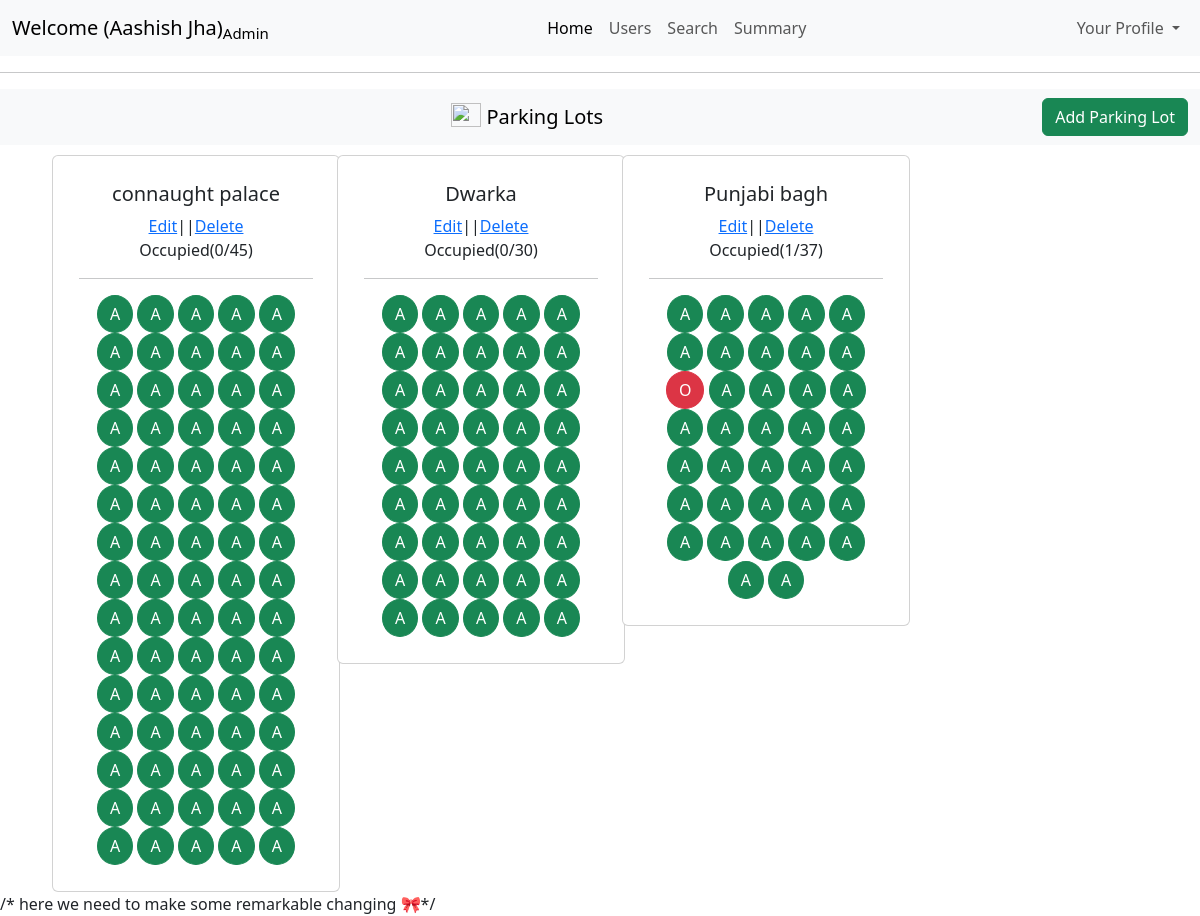
The app's page /admin/dashboard (signed in) with its own data.
### models/models.py (models this page shows)
class ParkingLot(db.Model):
    id=db.Column(db.Integer(),primary_key=True)
    location_name = db.Column(db.String(250),nullable=False)
    pincode=db.Column(db.Integer(),nullable=False)
    price=db.Column(db.Integer(),nullable=False)
    max_spots=db.Column(db.Integer(),nullable=False)
    address=db.Column(db.String(250),nullable=False)
    occupied=db.Column(db.Integer(),default=0)

class ParkingSpot(db.Model):
    id=db.Column(db.Integer(),primary_key=True)
    lotid=db.Column(db.Integer(),nullable=False)
    status = db.Column(db.String(5),default="A")
    veichleNumber=db.Column(db.String(50),nullable=True)

### controllers/controllers.py (the view)
@controllers.route("/admin/dashboard", methods=['GET','POST'])
def admindashboard():
    status = session.get("status")
    if status is not None and int(status) > 0:
        parkingspot=ParkingSpot.query.all()
        lotandspotstructure={}
        for spot in parkingspot:
            if spot.lotid not in lotandspotstructure:
                lotandspotstructure[spot.lotid]=[]
            lotandspotstructure[spot.lotid].append(spot)
        distinctlotids=list(lotandspotstructure.keys())
        lots=ParkingLot.query.filter(ParkingLot.id.in_(distinctlotids)).all()
        thefinalcards=[]
        for lot in lots:
            thefinalcards.append(
                {
                    'lot': lot,
                    'spots': lotandspotstructure[lot.id]
                }
            )
        print("ram")
        return render_template("admindashboard.html",fullname=session["fullname"]
                            ,status=session["status"],
                            role=session["role"],thefinalcards=thefinalcards)
    else:
        return redirect("/login")

### templates/adminDashboard.html (shortened to what this page needs)
<!DOCTYPE html>
<html lang="en">
<head>
    <link href="https://cdn.jsdelivr.net/npm/bootstrap@5.3.7/dist/css/bootstrap.min.css" rel="stylesheet">
</head>
<body>
    <nav class="navbar navbar-expand-lg bg-body-tertiary">
  <div class="container-fluid">
    <a class="navbar-brand " href="#">Welcome ({{session['fullname']}})<sub>Admin</sub></a>
    <div class="collapse navbar-collapse" id="navbarNavDropdown">
      <ul class="navbar-nav ms-auto">
        <li class="nav-item">
          <a class="nav-link active" aria-current="page" href="#">Home</a>
        </li>
        <li class="nav-item">
          <a class="nav-link" href="/admin/dashboard/users">Users</a>
        </li>
        <li class="nav-item">
          <a class="nav-link" href="/admin/dashboard/search">Search</a>
        </li>
        <li class="nav-item">
          <a class="nav-link" href="/admin/dashboard/summary">Summary</a>
        </li>
    </ul>
    <ul class="navbar-nav ms-auto">
        <li class="nav-item dropdown">
          <a class="nav-link dropdown-toggle" href="#" role="button" data-bs-toggle="dropdown" aria-expanded="false">
            Your Profile
          </a>
        </li>
      </ul>
    </div>
  </div>
</nav>
<hr>
<nav class="navbar bg-body-tertiary">
  <div class="container-fluid text-center">
    <a class="navbar-brand mx-auto " href="#">
      <img src="https://images.pexels.com/photos/164634/pexels-photo-164634.jpeg?_gl=1*1rfblvq*_ga*MTY5NDc0NzA3NC4xNzUzMjk4NzE5*_ga_8JE65Q40S6*czE3NTMyOTg3MTgkbzEkZzEkdDE3NTMyOTg3MjMkajU1JGwwJGgw" width="30" height="24" class="d-inline-block align-text-top" style="align-content: center;">
      Parking Lots
    </a>
<a href="/admin/dashboard/addparkinglot" class="btn btn-success">
  Add Parking Lot
</a>  </div>
</nav>
<div class="container">
    <div class="row">
      {% for thecard in thefinalcards %}
      {%set lot = thecard.lot %}
      {%set spots = thecard.spots %}
        <div class="col-md-3 col-sm-6">
        <div class="card " style="width: 18rem;  margin-left: 10px; margin-top: 10px;">
        <div class="card-body text-center" style="margin:10px">
        <h5 class="card-title">{{lot.location_name}}</h5>
        <span style="align-content: center;"><a href="/admin/dashboard/editlot/{{ lot.id }}">Edit</a>||<a href="/admin/dashboard/deletelot/{{ lot.id }}">Delete</a></span>
        <p>Occupied({{lot.occupied}}/{{lot.max_spots}})</p>
        <hr>
     {% for spot in spots %}
     {% if spot.status == "O" %}
    <a type="button" class="btn btn-danger" style="border-radius: 50%;" href="/admin/dashboard/view/{{spot.id}}">O</a>
    {% else %}
    <a type="button" class="btn btn-success" style="border-radius: 50%;" href="/admin/dashboard/view/{{spot.id}}">A</a>
     {% endif %}
     {%endfor%}
    </div>
    </div>
    </div>
     {% endfor %}
  </div>
</div>
</body>
</html>

### records on screen
ParkingLot: location_name "connaught palace", occupied "0", max_spots "45"
ParkingLot: location_name "Dwarka", occupied "0", max_spots "30"
ParkingLot: location_name "Punjabi bagh", occupied "1", max_spots "37"

### other values on screen
{{ session['fullname'] }} "Aashish Jha"
